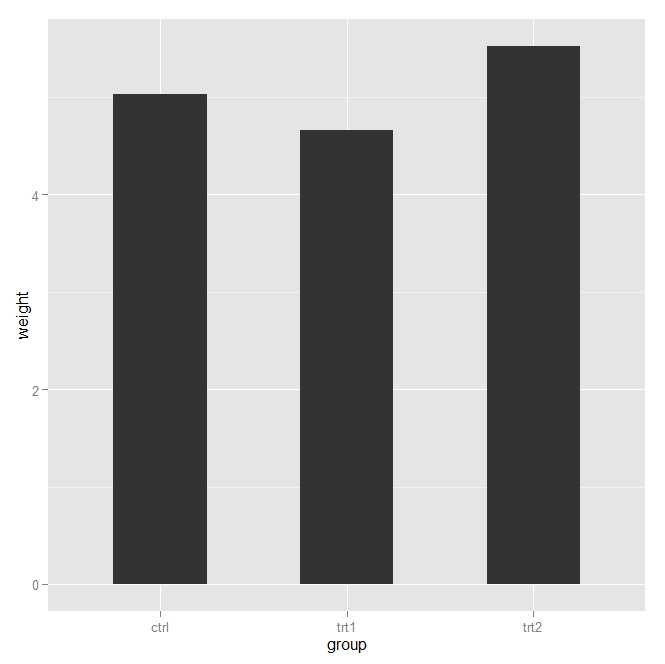

Recreate this plot in R.
library(ggplot2)
library(gcookbook)
ggplot(pg_mean,aes(x=group,y=weight))+geom_bar(stat="identity",width=0.5)
